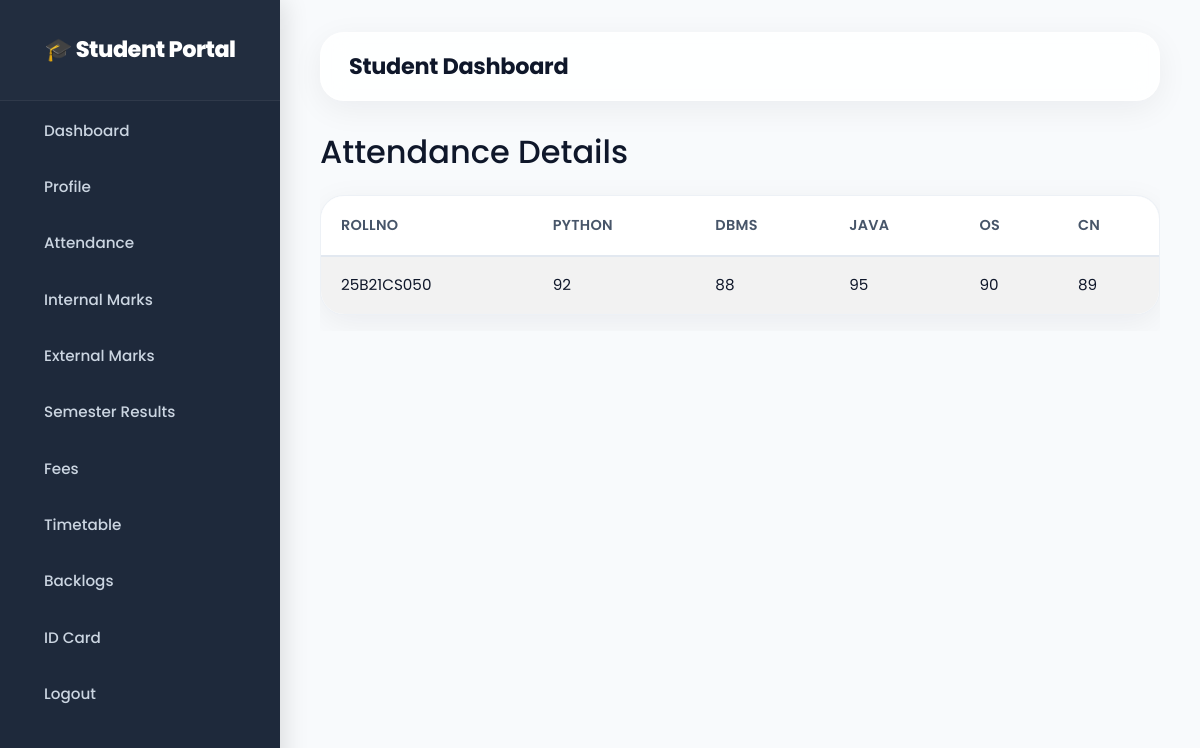
The page /attendance (signed in) on the database its author committed.
### tables this page shows
CREATE TABLE "attendance" (
"RollNo" TEXT,
  "Python" INTEGER,
  "DBMS" INTEGER,
  "Java" INTEGER,
  "OS" INTEGER,
  "CN" INTEGER
);

### app.py (the view)
@app.route("/attendance")
def attendance():
    if not check_login():
        return redirect("/login")
    data = get_student_records("attendance", session["rollno"])
    return render_template(
        "attendance.html",
        data=data
    )

### app.py (called while the page is built)
def get_db_connection():
    conn = sqlite3.connect(DB_FILE)
    conn.row_factory = sqlite3.Row
    return conn

def check_login():
    return "rollno" in session

def get_student_records(table_name, rollno):
    conn = get_db_connection()
    cur = conn.cursor()
    cur.execute(f"SELECT * FROM {table_name} WHERE RollNo = ?", (rollno,))
    rows = cur.fetchall()
    conn.close()
    return [dict(row) for row in rows]

### templates/attendance.html (shortened to what this page needs)
{% extends 'base.html' %}
{% block content %}
<h2>Attendance Details</h2>
<div class="table-responsive">
  <table class="table table-striped">
    <thead>
      <tr>
        {% for col in data[0].keys() %}
          <th>{{ col }}</th>
        {% endfor %}
      </tr>
    </thead>
    <tbody>
      {% for row in data %}
        <tr>
          {% for value in row.values() %}
            <td>{{ value }}</td>
          {% endfor %}
        </tr>
      {% endfor %}
    </tbody>
  </table>
</div>
{% endblock %}

### templates/base.html (style rules this page uses)
* { font-family: 'Poppins', 'Segoe UI', system-ui, -apple-system, sans-serif; margin: 0; padding: 0; box-sizing: border-box; }
body { background: #f8fafc; color: #0f172a; transition: background 0.3s ease; line-height: 1.6; }

### templates/attendance.html (style rules this page uses)
.table { background: #ffffff; border-radius: 24px; overflow: hidden; box-shadow: 0 8px 32px rgba(15, 23, 42, 0.06); border: 1px solid rgba(226, 232, 240, 0.6); width: 100%; border-collapse: separate; border-spacing: 0; margin-top: 16px; font-size: 0.95rem; }
.table-striped tbody tr:nth-of-type(odd) { background: transparent; }
.table thead { background: linear-gradient(145deg, #f1f5f9, #e2e8f0); color: #0f172a; }
.table thead th { font-weight: 600; font-size: 0.9rem; text-transform: uppercase; letter-spacing: 0.3px; color: #475569; padding: 18px 20px; border-bottom: 2px solid #e2e8f0; text-align: left; white-space: nowrap; }
.table tbody td { padding: 16px 20px; border-bottom: 1px solid #f1f5f9; color: #0f172a; vertical-align: middle; }
.table tbody tr:last-child td { border-bottom: none; }
.table tbody tr { transition: background 0.2s ease; }
.table * { box-sizing: border-box; }

### rows shown on the page
attendance: RollNo "25B21CS050", values "92" "88" "95" "90" "89"

### other values the page prints
{{ col }} "ROLLNO" "PYTHON" "DBMS" "JAVA" "OS" "CN"
